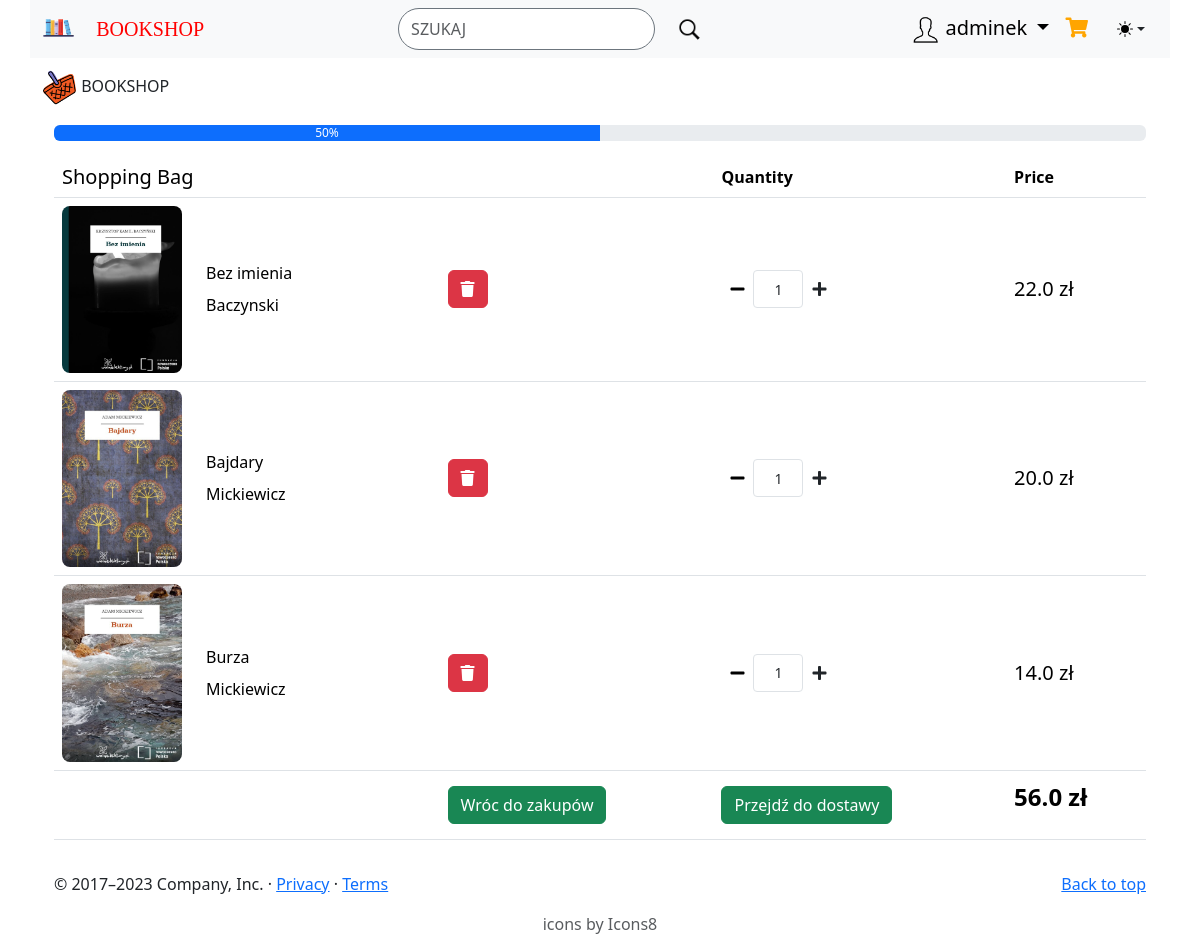
/cart/ (signed in), run on an earlier commit of the app's database.
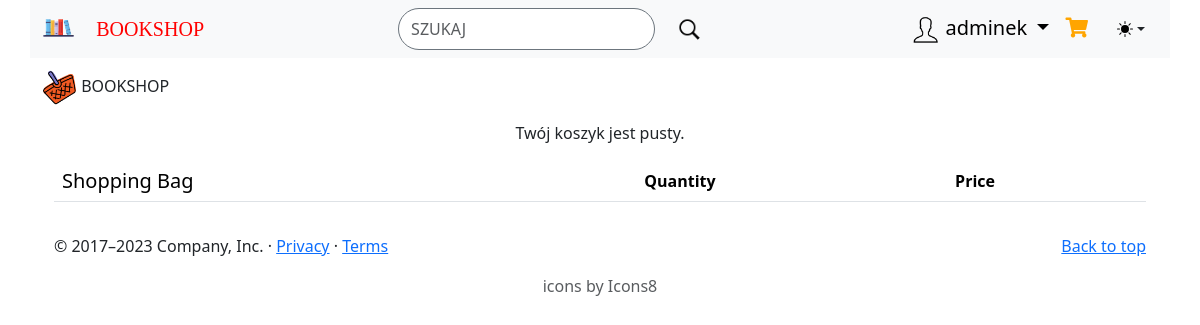
And on a later commit of the database.
### myapp/models.py (models this page shows, shortened)
class OrderItem(models.Model):
    book = models.ForeignKey(Book, on_delete=models.CASCADE)
    order = models.ForeignKey(Order, on_delete=models.CASCADE)
    quantity = models.IntegerField(default=1)
    def total_price(self):
        return self.quantity * self.book.price

class Book(models.Model):
    title = models.CharField(max_length=100)
    author = models.CharField(max_length=100, blank=True)
    price = models.FloatField()
    description = models.TextField()
    file = models.ImageField(upload_to='uploads', blank=True)
    created = models.DateField(auto_now_add=True)
    modified = models.DateField(auto_now=True)
    genres = models.ManyToManyField(Genre, blank=True)

### myapp/views.py (the view)
# urls.py: path('cart/', views.cart, name='cart'),
@login_required()
def cart(request):
    if Order.objects.filter(user=request.user, status='pending').exists():
        order = Order.objects.get(user=request.user, status='pending')
        order_id = order.id
        order_items = OrderItem.objects.filter(order=order).prefetch_related('book')
        total_cost = sum(item.total_price() for item in order_items)
    else:
        order_id = 0
        total_cost = 0
        order_items = None
    return render(request, 'myapp/cart.html', {'total_cost': total_cost,
                                               'order_items': order_items,
                                               'order_id': order_id})

### myapp/templates/myapp/cart.html (shortened to what the changed rows need)
{% extends "myapp/base.html" %}
{% load static %}
{% block body %}
<section class="h-100 h-custom">
    <div class="container h-100 py-3">
        <div class="row d-flex justify-content-center align-items-center h-100">
            <div class="col">
                <div class="table-responsive">
                    <table class="table">
                        <thead>
                            <tr>
                                <th scope="col" class="h5">Shopping Bag</th>
                                <th scope="col"></th>
                                <th scope="col">Quantity</th>
                                <th scope="col">Price</th>
                            </tr>
                        </thead>
                        <tbody>
                            {% if order_items %}
                            <div class="progress mt-1 mb-3" role="progressbar" aria-label="Example with label" aria-valuenow="50" aria-valuemin="0" aria-valuemax="100">
                                <div class="progress-bar" style="width: 50%">50%</div>
                            </div>
                            {% for item in order_items %}
                            <tr id="item-{{ item.id }}">
                                <td scope="row">
                                    <div class="d-flex align-items-center">
                                        <img src="{{ item.book.file.url }}" class="img-fluid rounded-3"
                                          style="width: 120px;" alt="Book">
                                        <div class="flex-column ms-4">
                                          <p class="mb-2">{{ item.book.title }}</p>
                                          <p class="mb-0">{{ item.book.author }}</p>
                                        </div>
                                    </div>
                                </td>
                                <td class="align-middle">
                                    <div class="d-flex flex-row">
                                        <button onClick="removeFromCart({{ item.id }})" class="btn btn-danger">
                                            <i class="fas fa-trash"></i>
                                        </button>
                                    </div>
                                </td>
                                <td class="align-middle">
                                    <div class="d-flex flex-row">
                                        <button class="btn px-2" onclick="changeQuantity(this, -1)" data-item-id="{{ item.id }}">
                                          <i class="fas fa-minus" style="color:black;"></i>
                                        </button>
                                        <input id="quantity-{{ item.id }}" min="0" name="quantity" value="{{ item.quantity }}"
                                          class="form-control form-control-sm text-center" style="width: 50px;" data-item-id="{{ item.id }}" />
                                        <button class="btn px-2" onclick="changeQuantity(this, 1)" data-item-id="{{ item.id }}">
                                          <i class="fas fa-plus"></i>
                                        </button>
                                    </div>
                                </td>
                                <td class="align-middle">
                                    <p id="total-price-{{ item.id }}"  class="fs-5 mb-0" style="font-weight: 500;">{{ item.total_price }} zł</p>
                                </td>
                            </tr>
                            {% endfor %}
                            <tr class="align-middle">
                                <td></td>
                                <td>
                                    <a href="{% url 'index' %}" class="btn btn-success">Wróc do zakupów</a>
                                </td>
                                <td>
                                    <a href="{% url 'delivery_form' order_id  %}" class="btn btn-success">Przejdź do dostawy</a>
                                </td>
                                <td><p class="fs-4 fw-bold" id="totalCart">{{ total_cost }} zł</p></td>
                            </tr>
                            {% else %}
                            <p class="text-center">Twój koszyk jest pusty.</p>
                            {% endif %}
                        </tbody>
                    </table>
                </div>
            </div>
        </div>
    </div>
</section>
{% endblock %}

What changed in the data, as far as the page shows it:
no longer on this page (row edited): OrderItem: book.file (picture), book "Bez imienia", book.author "Baczynski", quantity "1", total_price "22.0"
no longer on this page (row unchanged): OrderItem: book.file (picture), book "Bajdary", book.author "Mickiewicz", quantity "1", total_price "20.0"
no longer on this page (row unchanged): OrderItem: book.file (picture), book "Burza", book.author "Mickiewicz", quantity "1", total_price "14.0"
Also different on the page:
{{ total_cost }}: "56.0" → (not shown)
text no longer shown: "50% Wróc do zakupów Przejdź do dostawy zł"
text now shown: "Twój koszyk jest pusty."
